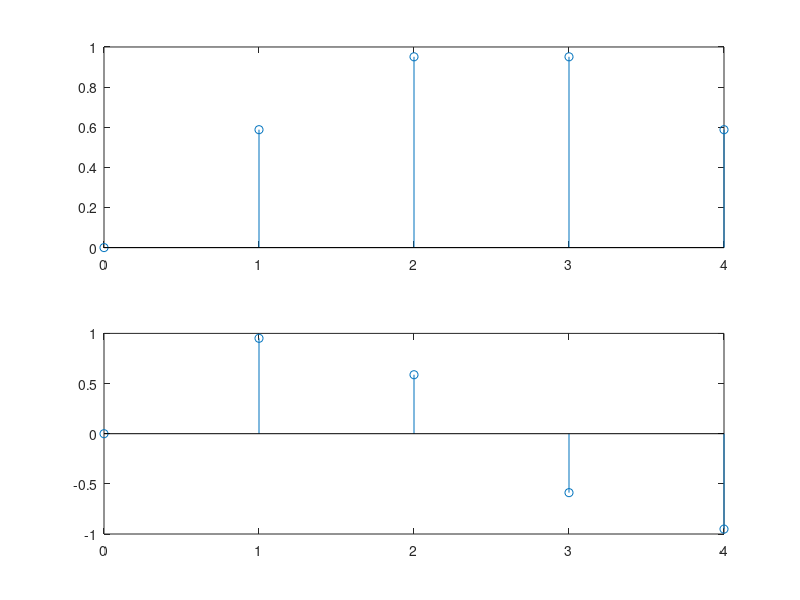

The MATLAB script that drew this image:
close all
clear all
clc
N=5;
M=2;
fo=0.1;
n=0:N-1;
m=0:(N*M)-1;
x=sin(2*pi*fo*m);
y=x([1:M:length(x)]);
subplot(211)
stem(n,x(1:N));
subplot(212)
stem(n,y)